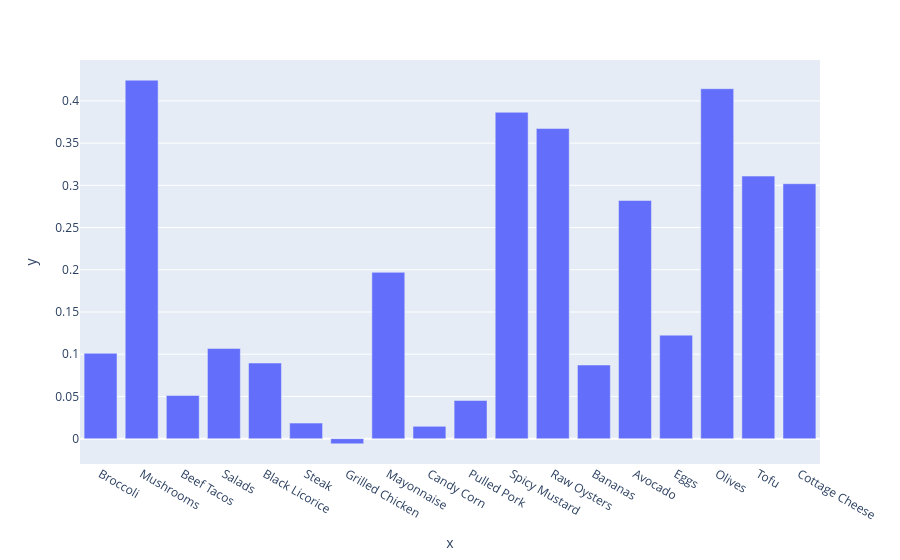

The notebook cell this image was saved under:
### Markdown cell above
So the blue line is each individual principal component's variability ratio, and the red is the total up to that component.

This is actually a little disheartening, and suggests that we can't do much dimensionality reduction here.  Right now, our data exists in 18 dimensional space.  If we're willing to throw away half the variability, we can do that with only 4 dimensions.  If we want to keep 80%, we have to keep 10 dimensions.  This is less structure than many datasets; we've learned that there is considerable (though not total) independence between how much people like different foods.

Let's look at the first principal component, and see what we can learn.

### Code cell
import plotly.express as px
fig=px.bar(x=foodFrame.columns,y=pca.components_[0,:])
fig.show()

### Figure 1 — Plotly figure (JSON) as saved in the notebook; plotly's stock layout.template omitted (floating-point values rounded to 4 significant figures)
{"data": [{"hovertemplate": "x=%{x}<br>y=%{y}<extra></extra>", "legendgroup": "", "marker": {"color": "#636efa", "pattern": {"shape": ""}}, "name": "", "orientation": "v", "showlegend": false, "textposition": "auto", "type": "bar", "x": ["Broccoli", "Mushrooms", "Beef Tacos", "Salads", "Black Licorice", "Steak", "Grilled Chicken", "Mayonnaise", "Candy Corn", "Pulled Pork", "Spicy Mustard", "Raw Oysters", "Bananas", "Avocado", "Eggs", "Olives", "Tofu", "Cottage Cheese"], "xaxis": "x", "y": [0.1011, 0.4245, 0.0511, 0.1068, 0.08958, 0.01843, -0.006093, 0.197, 0.01456, 0.04521, 0.3865, 0.3673, 0.08721, 0.2821, 0.1226, 0.4145, 0.311, 0.3019], "yaxis": "y"}], "layout": {"barmode": "relative", "legend": {"tracegroupgap": 0}, "margin": {"t": 60}, "xaxis": {"anchor": "y", "domain": [0, 1], "title": {"text": "x"}}, "yaxis": {"anchor": "x", "domain": [0, 1], "title": {"text": "y"}}}}
